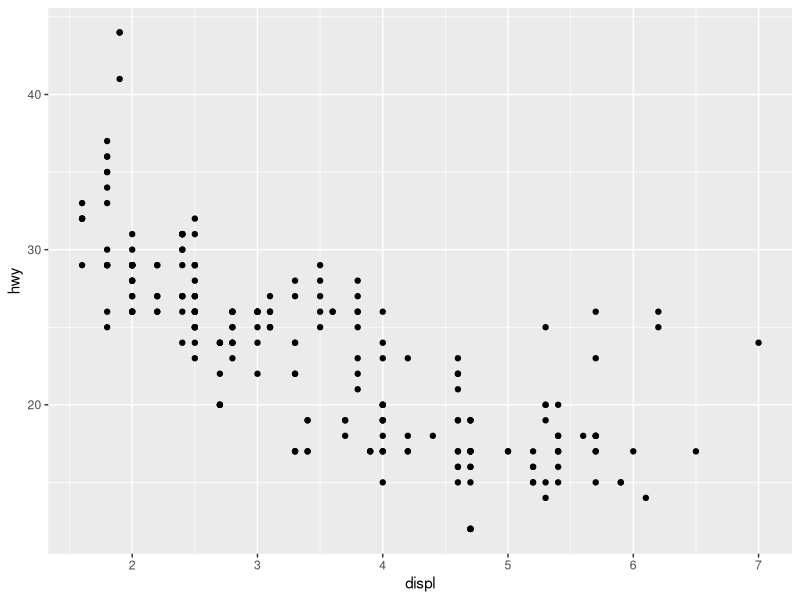
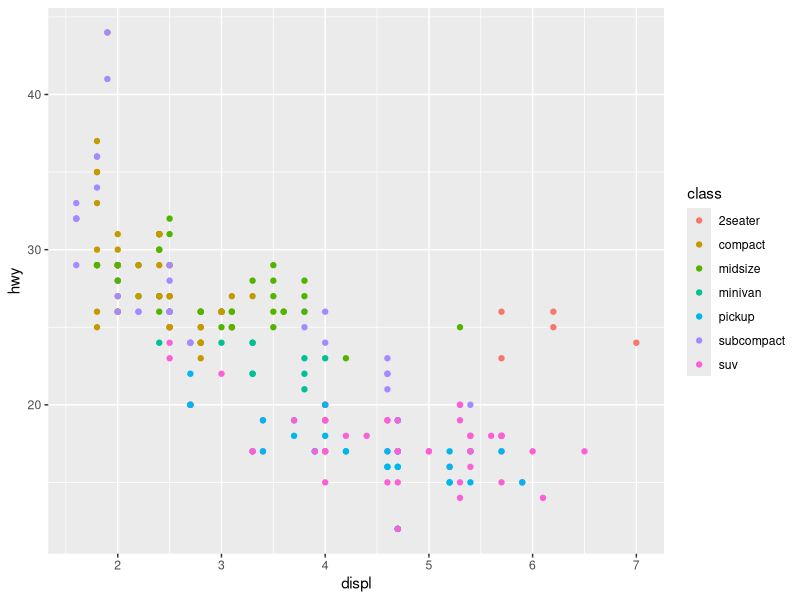
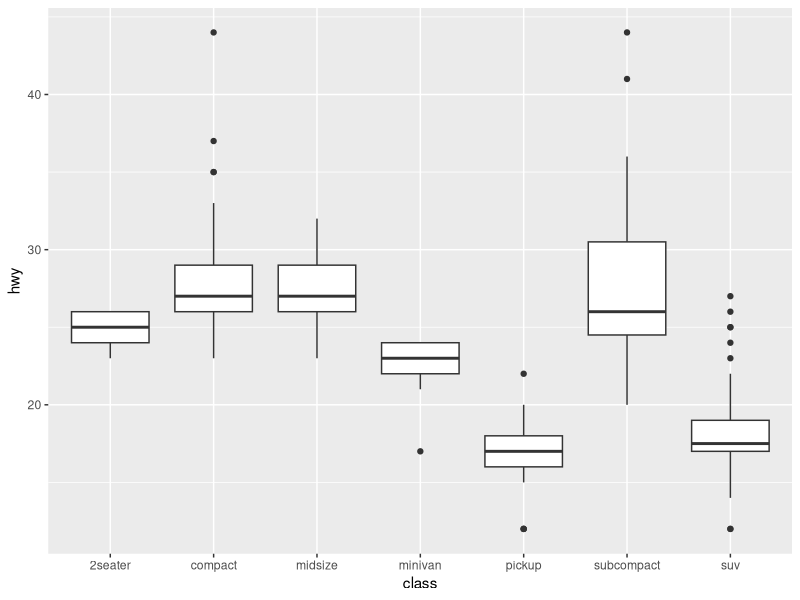
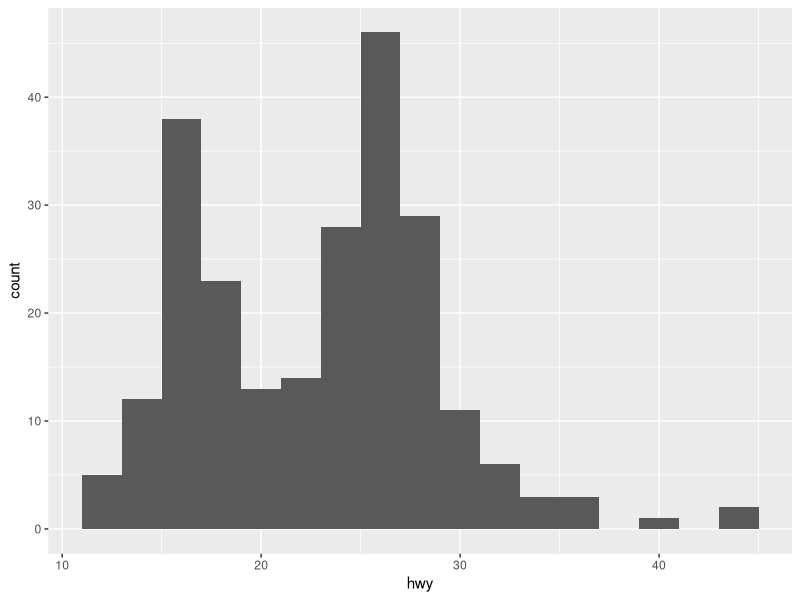
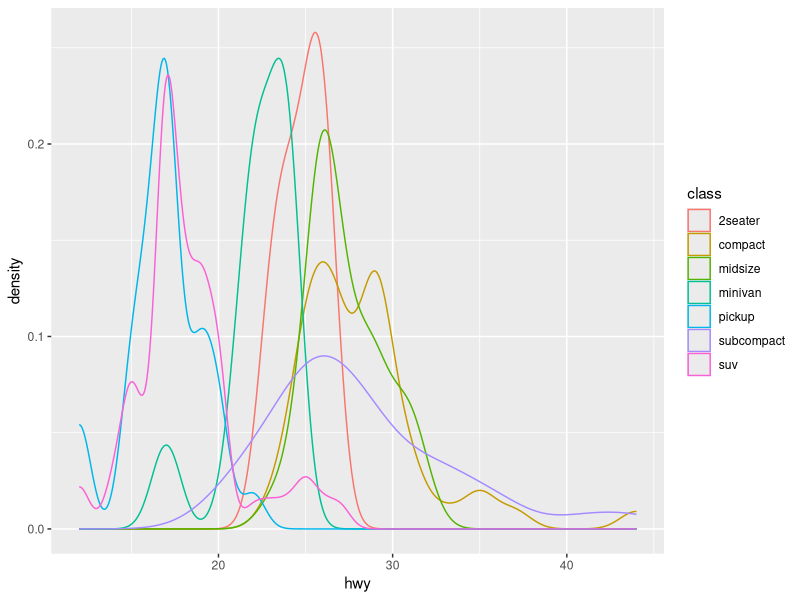
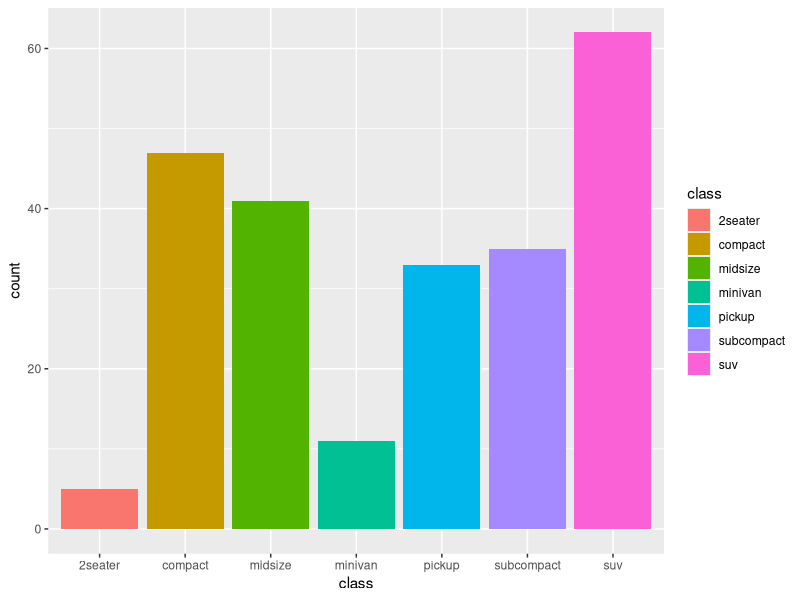
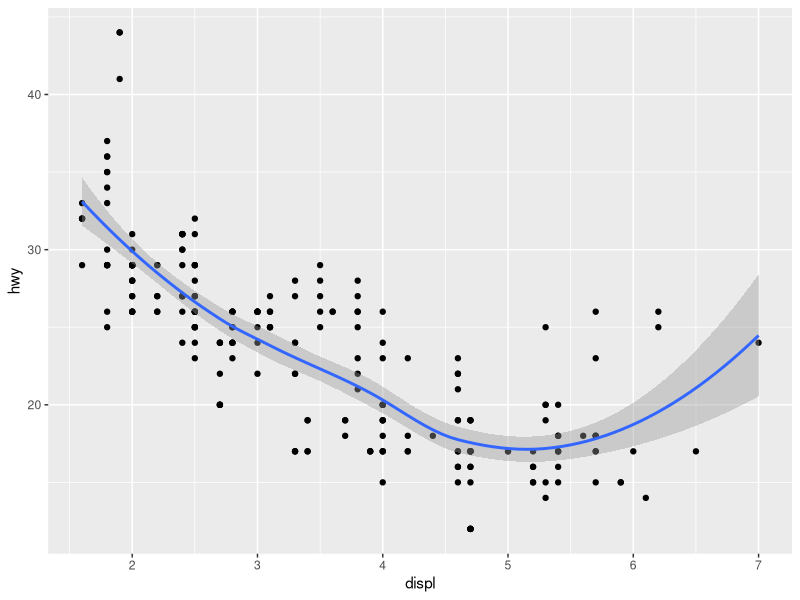

These figures' R source, in order:
## ---- chunk 1
library(tidyverse)
## ---- chunk 2
mpg
  
## ---- chunk 3
## Your Turn 1
ggplot(data = mpg) + 
  geom_point(mapping = aes(x = displ, y = hwy))
  
## ---- chunk 4
## Your Turn 2
ggplot(data = mpg) +
  geom_point(mapping = aes(x = displ, y = hwy, color = class))
  
## ---- chunk 5
## Your Turn 3
ggplot(mpg) + 
  geom_boxplot(mapping = aes(x = class, y = hwy))
  
## ---- chunk 6
## Your Turn 4
ggplot(data = mpg) +
  geom_histogram(mapping = aes(x = hwy), binwidth = 2)
  
## ---- chunk 7
## Your Turn 5
ggplot(data = mpg) +
  geom_density(mapping = aes(x = hwy, color = class))
  
## ---- chunk 8
## Your Turn 6
ggplot(data = mpg) +
  geom_bar(mapping = aes(x = class, fill = class))
  
## ---- chunk 9
## Your Turn 7
ggplot(mpg) + 
  geom_point(aes(displ, hwy)) +
  geom_smooth(aes(displ, hwy))
  
## ---- chunk 10
sessionInfo()
